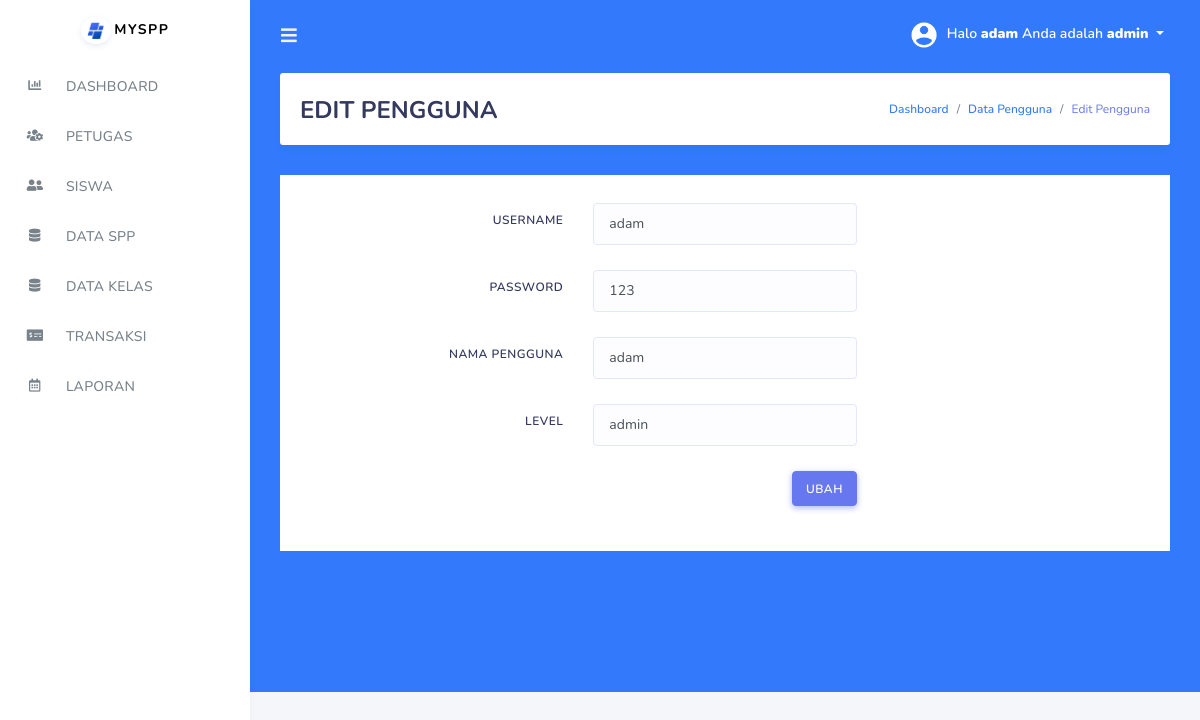
The app's page /edit_petugas.php?id=1 (signed in) with its own data.
### tables this page shows
CREATE TABLE `petugas` (
  `id_petugas` int(11) NOT NULL,
  `username` varchar(225) NOT NULL,
  `password` varchar(225) NOT NULL,
  `nama_petugas` varchar(225) NOT NULL,
  `level` enum('admin','petugas','siswa') NOT NULL
);

### edit_petugas.php (the view, shortened to what this page needs)
<?php
include 'koneksi.php';
if (isset($_GET['id'])) {
  $id = ($_GET["id"]);
  $query = "SELECT * FROM petugas WHERE id_petugas='$id'";
  $result = mysqli_query($koneksi, $query);
  $data = mysqli_fetch_assoc($result);
} else {
  echo "<script>alert('Masukkan data id.');window.location='petugas.php';</script>";
}
?>
<!DOCTYPE html>
<html>
<head>
</head>
<body>
  <?php
  include('tampilan/header.php');
  include('tampilan/sidebar.php');
  ?>
  <div class="main-content bg-primary">
    <section class="section">
      <div class="section-header">
        <h1>EDIT PENGGUNA</h1>
        <div class="section-header-breadcrumb">
          <div class="breadcrumb-item active"><a href="#">Dashboard</a></div>
          <div class="breadcrumb-item"><a href="petugas.php">Data Pengguna</a></div>
          <div class="breadcrumb-item text-primary">Edit Pengguna</div>
        </div>
      </div>
      <div class="card-body bg-white">
        <form class="wizard-content mt-2" method="post" action="proses_editpetugas.php">
          <div class="wizard-pane">
            <div class="form-group row align-items-center">
              <label class="col-md-4 text-md-right text-black">USERNAME</label>
              <div class="col-lg-4 col-md-6">
                <input type="text" name="username" class="form-control" value="<?php echo $data['username']; ?>"
                  required="" />
              </div>
            </div>
            <div class="form-group row align-items-center">
              <label class="col-md-4 text-md-right text-black">PASSWORD</label>
              <div class="col-lg-4 col-md-6">
                <input type="text" name="password" class="form-control" value="<?php echo $data['password']; ?>"
                  required="" />
              </div>
            </div>
            <div class="form-group row align-items-center">
              <label class="col-md-4 text-md-right text-black">NAMA PENGGUNA</label>
              <div class="col-lg-4 col-md-6">
                <input type="text" name="nama_petugas" class="form-control" value="<?php echo $data['nama_petugas']; ?>"
                  required="" />
              </div>
            </div>
            <div class="form-group row align-items-center">
              <label class="col-md-4 text-md-right text-black">LEVEL</label>
              <div class="col-lg-4 col-md-6">
                <input type="text" name="level" class="form-control" value="<?php echo $data['level']; ?>"
                  required="" />
              </div>
            </div>
            <div class="form-group row">
              <div class="col-md-4"></div>
              <div class="col-lg-4 col-md-6 text-right">
                <button type="submit" class="btn btn-icon icon-right btn-primary">UBAH<i class=""></i></button>
              </div>
            </div>
          </div>
        </form>
      </div>
  </div>
  </div>
  </div>

### records on screen
petugas: username "adam", password "123", nama_petugas "adam", level "admin"

### other values on screen
$_SESSION['username'] "adam"
$_SESSION['level'] "admin"
